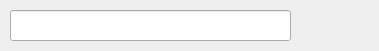
<?xml version="1.0" encoding="UTF-8"?>
<ui version="4.0">
 <class>renameDialog</class>
 <widget class="QDialog" name="renameDialog">
  <property name="geometry">
   <rect>
    <x>0</x>
    <y>0</y>
    <width>379</width>
    <height>51</height>
   </rect>
  </property>
  <property name="windowTitle">
   <string>Dialog</string>
  </property>
  <widget class="QLineEdit" name="renameLineEdit">
   <property name="geometry">
    <rect>
     <x>10</x>
     <y>10</y>
     <width>281</width>
     <height>31</height>
    </rect>
   </property>
   <property name="font">
    <font>
     <bold>true</bold>
    </font>
   </property>
   <property name="styleSheet">
    <string notr="true"/>
   </property>
   <property name="inputMethodHints">
    <set>Qt::ImhHiddenText</set>
   </property>
   <property name="inputMask">
    <string/>
   </property>
   <property name="text">
    <string extracomment="search..."/>
   </property>
   <property name="frame">
    <bool>true</bool>
   </property>
   <property name="echoMode">
    <enum>QLineEdit::Normal</enum>
   </property>
  </widget>
  <widget class="QPushButton" name="okButton">
   <property name="geometry">
    <rect>
     <x>300</x>
     <y>10</y>
     <width>33</width>
     <height>29</height>
    </rect>
   </property>
   <property name="sizePolicy">
    <sizepolicy hsizetype="Fixed" vsizetype="Fixed">
     <horstretch>0</horstretch>
     <verstretch>0</verstretch>
    </sizepolicy>
   </property>
   <property name="toolTip">
    <string>Search data [Enter]</string>
   </property>
   <property name="styleSheet">
    <string notr="true"/>
   </property>
   <property name="text">
    <string/>
   </property>
   <property name="icon">
    <iconset resource="playerui.qrc">
     <normaloff>:/buttons/img/buttons/check-mark-16.ico</normaloff>:/buttons/img/buttons/check-mark-16.ico</iconset>
   </property>
   <property name="autoDefault">
    <bool>false</bool>
   </property>
   <property name="default">
    <bool>true</bool>
   </property>
   <property name="flat">
    <bool>true</bool>
   </property>
  </widget>
  <widget class="QPushButton" name="cancelButton">
   <property name="geometry">
    <rect>
     <x>340</x>
     <y>10</y>
     <width>33</width>
     <height>29</height>
    </rect>
   </property>
   <property name="sizePolicy">
    <sizepolicy hsizetype="Fixed" vsizetype="Fixed">
     <horstretch>0</horstretch>
     <verstretch>0</verstretch>
    </sizepolicy>
   </property>
   <property name="toolTip">
    <string>Cancel [Esc]</string>
   </property>
   <property name="styleSheet">
    <string notr="true"/>
   </property>
   <property name="text">
    <string/>
   </property>
   <property name="icon">
    <iconset resource="playerui.qrc">
     <normaloff>:/buttons/img/buttons/x-mark-16.ico</normaloff>:/buttons/img/buttons/x-mark-16.ico</iconset>
   </property>
   <property name="autoDefault">
    <bool>false</bool>
   </property>
   <property name="flat">
    <bool>true</bool>
   </property>
  </widget>
 </widget>
 <resources>
  <include location="playerui.qrc"/>
 </resources>
 <connections/>
</ui>
